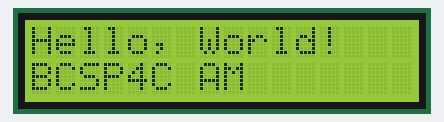
The sketch below on a simulated Arduino Uno, built with avr-gcc and run on an emulated ATmega328P. Parts: 16×2 character LCD.

Above: at 0.1 s.
At 1.1 s:
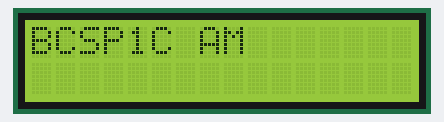
At 2.2 s:
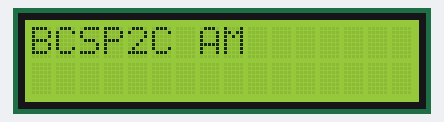
At 3.2 s:
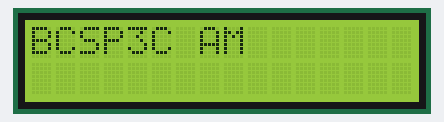
At 4.2 s:
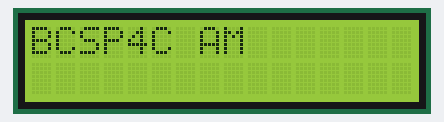

Measured:
- by itself, everything shown: repeats every 4.0 s, in 4 steps
- what the display in image 1 shows lasts 1.0 s, from 1.1 s to 2.1 s

The sketch:

9.ino
```cpp
#include <Adafruit_LiquidCrystal.h>
Adafruit_LiquidCrystal lcd1(0);
void setup() {
    lcd1.begin(16, 2);
    lcd1.setCursor(0, 0);
    lcd1.print("Hello, World!");
 	lcd1.setCursor(0, 1);
    lcd1.print("BCSP4C AM");
    delay(1000);
}
void loop() {
    for (int i = 1; i <= 4; i++) {
        lcd1.clear();
        lcd1.setCursor(0, 0);
        lcd1.print("BCSP");
        lcd1.print(i);
        lcd1.print("C AM");
        delay(1000);
    }
}
```
